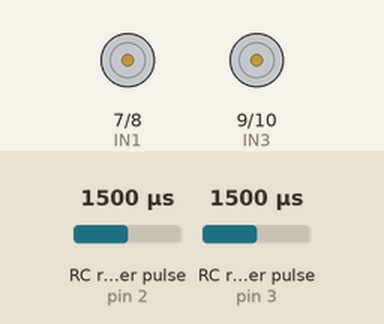
A sketch run on a simulated Arduino Uno, built with avr-gcc and run on an emulated ATmega328P. Shown: motor-driver pin pairs drawn as motors (green arrow = first pin HIGH = forward, orange = second pin HIGH = backward, longer = more drive, scaled by the enable pin). Wiring (inferred from the names in the program): 2 × RC receiver channel: data pin 2 / data pin 3. The inputs (shaded band) are chosen by the test bench; at power-on: RC receiver pulse (sensors on pin 2, pin 3) 1500 µs.

Above: at 1.2 s.
1.3 s: RC receiver pulse (sensor on pin 2) set to 1458 µs
At 2.5 s:
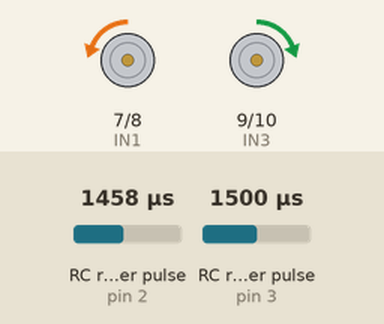
2.8 s: RC receiver pulse (sensor on pin 3) set to 1466 µs
At 3.7 s:
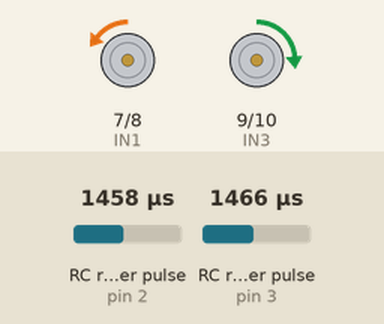
4.3 s: RC receiver pulse (sensor on pin 3) set to 1459 µs
At 4.9 s:
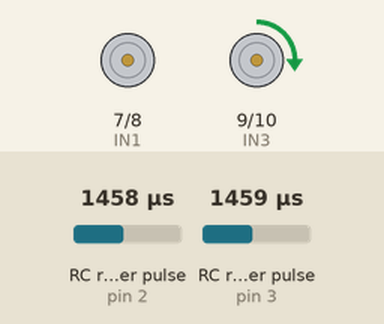
5.8 s: RC receiver pulse (sensor on pin 2) set to 1449 µs
At 7.0 s:
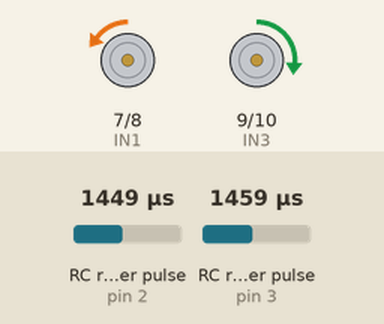
7.3 s: RC receiver pulse (sensor on pin 2) set to 1020 µs
At 8.3 s:
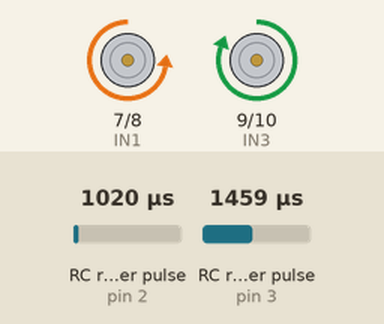
8.8 s: RC receiver pulse (sensor on pin 3) set to 1020 µs
At 9.5 s:
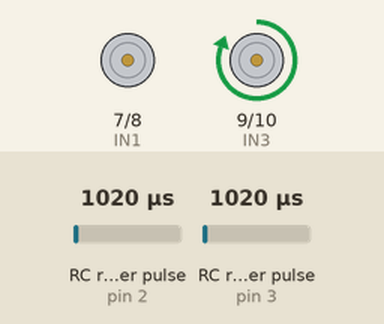
Timing chart, 0 to 11.3 s (numbered marks = the images above; inputs shaded):
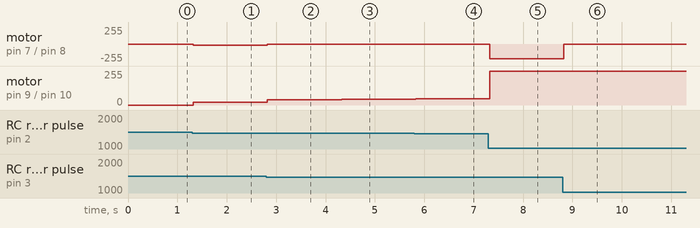

The sketch:

code.ino
```cpp
const int THROTTLE_PIN = 2; //Adjust according to your receiver
const int STEER_PIN    = 3; //Adjust according to your receiver

const int ENA = 5, IN1 = 7, IN2 = 8;
const int ENB = 6, IN3 = 9, IN4 = 10;

// Adjust these values to change the steering direction
const int STEER_GAIN  = -1;
const int MOTOR_A_DIR =  1;
const int MOTOR_B_DIR = -1;


const int CENTER = 1500;
const int DEADBAND = 30;

int toSpeed(long us) {
  long d = us - CENTER;
  if (abs(d) < DEADBAND) return 0;
  int s = map(us, 1000, 2000, -255, 255);
  return constrain(s, -255, 255);
}

void drive(int en, int a, int b, int speed) {
  speed = constrain(speed, -255, 255);
  digitalWrite(a, speed > 0);
  digitalWrite(b, speed < 0);
  analogWrite(en, abs(speed));
}

void setup() {
  pinMode(ENA, OUTPUT); pinMode(IN1, OUTPUT); pinMode(IN2, OUTPUT);
  pinMode(ENB, OUTPUT); pinMode(IN3, OUTPUT); pinMode(IN4, OUTPUT);
  pinMode(THROTTLE_PIN, INPUT);
  pinMode(STEER_PIN, INPUT);
}

void loop() {
  long th = pulseIn(THROTTLE_PIN, HIGH);
  long st = pulseIn(STEER_PIN, HIGH);

  int throttle = toSpeed(th);
  int steer    = toSpeed(st) * STEER_GAIN;

  int left  = throttle + steer;
  int right = throttle - steer;

  drive(ENA, IN1, IN2, left  * MOTOR_A_DIR);
  drive(ENB, IN3, IN4, right * MOTOR_B_DIR);
}
```

Measured:
- after the input at 1.3 s, motor on pin 7 (IN1) / pin 8 (IN2): stopped → backward 21/255 at once; motor on pin 9 (IN3) / pin 10 (IN4): stopped → forward 21/255 at once
- after the input at 2.8 s, motor on pin 7 (IN1) / pin 8 (IN2): backward 21/255 → backward 4/255 at once; motor on pin 9 (IN3) / pin 10 (IN4): forward 21/255 → forward 38/255 at once
- after the input at 4.3 s, motor on pin 7 (IN1) / pin 8 (IN2): backward 4/255 → stopped at once; motor on pin 9 (IN3) / pin 10 (IN4): forward 38/255 → forward 42/255 at once
- after the input at 5.8 s, motor on pin 7 (IN1) / pin 8 (IN2): stopped → backward 5/255 at once; motor on pin 9 (IN3) / pin 10 (IN4): forward 42/255 → forward 47/255 at once
- after the input at 7.3 s, motor on pin 7 (IN1) / pin 8 (IN2): backward 5/255 → backward 224/255 at once; motor on pin 9 (IN3) / pin 10 (IN4): forward 47/255 → forward 255/255 at once
- after the input at 8.8 s, motor on pin 7 (IN1) / pin 8 (IN2): backward 224/255 → stopped at once
